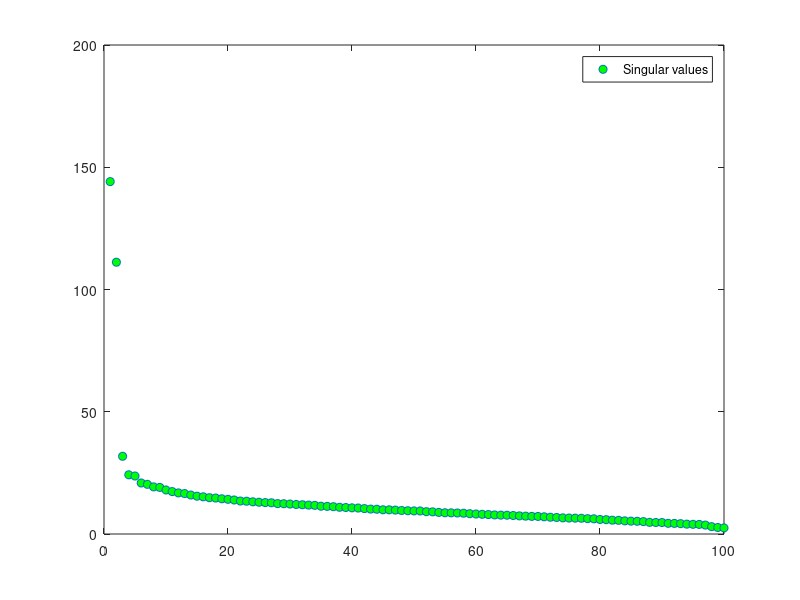
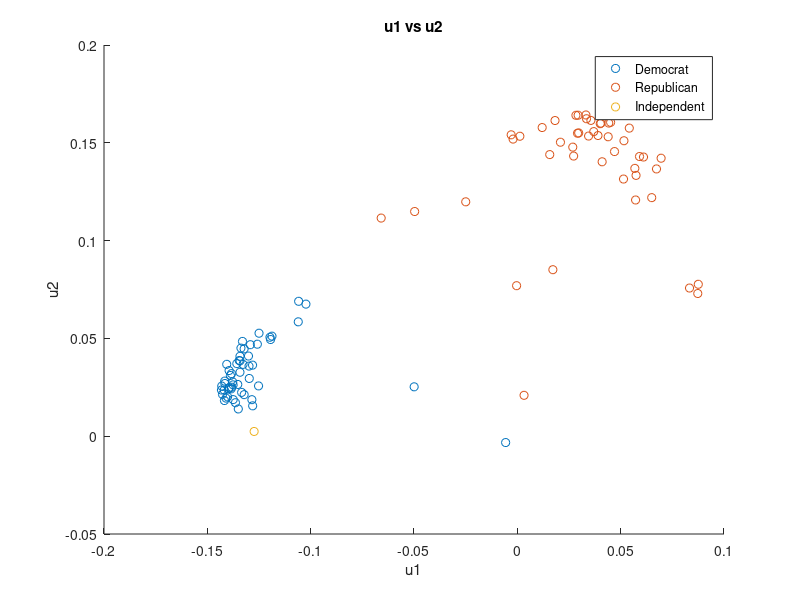
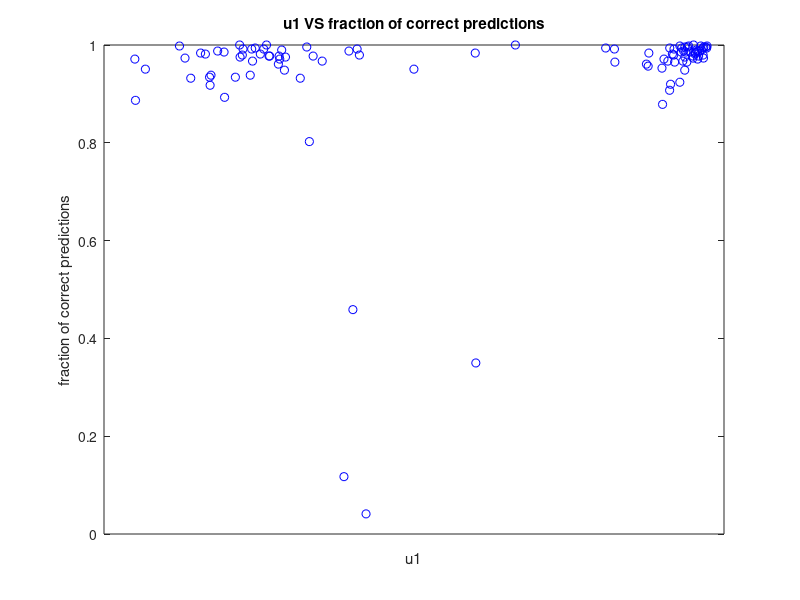

Here is the MATLAB script that generated these plots, in order:

%Part(a)
fileID = fopen('senate_names.txt');
senate_name = textscan(fileID,'%s','delimiter','\n');
fclose(fileID);
senate_name = senate_name{1,1};
senate_vote = load('senate_votes.txt');
senate_parties = load('senate_parties.txt');


%Part(b)
figure
[U, S, V] = svd(senate_vote);
plot(diag(S),'o', 'MarkerFaceColor', 'g')
legend('Singular values')

%Part(c)
figure
gscatter(U(:,1),U(:,2),senate_parties)
legend('Democrat','Republican','Independent','Location','northeast')
title('u1 vs u2');
xlabel('u1');
ylabel('u2');

%Part(e)
[lU, lS, lV] = svds(senate_vote,2);
lU(:,1) = -lU(:,1);
lsenate_vote = U*S*V';
lsenate_vote(lsenate_vote>0) = 1;
lsenate_vote(lsenate_vote<=0) = -1;

correct_pred = zeros(length(lsenate_vote(:,1)),1);
for i =1:length(lsenate_vote(:,1))
    correct_pred(i) = sum(lsenate_vote(i,:) == senate_vote(i,:));
end
total_matches = sum(correct_pred)
frac_correct_pred = total_matches/numel(lsenate_vote)
figure
plot(lU(:,1),correct_pred/length(lsenate_vote(1,:)),'bo');
title('u1 VS fraction of correct predictions')
xlabel('u1')
ylabel('fraction of correct predictions')
set(gca,'xtick',1:length(senate_name),'xticklabel',senate_name)
%xtickangle(90)
